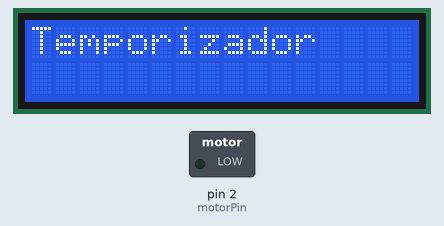
This sketch was run on a simulated Arduino Uno, built with avr-gcc and run on an emulated ATmega328P. On the bench: 16×2 character LCD, switched loads named in the sketch (green lamp = pin HIGH). Dashed ring = blinking.

Above: at 0.1 s.
Timing chart, 0 to 130.0 s (numbered marks = the images above):
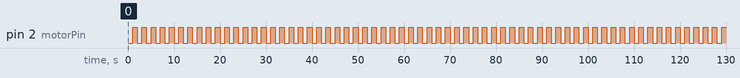

Measured:
- by itself, pin 2 (motorPin): alternates HIGH for 1.0 s and LOW for 1.0 s

The sketch:

Temporizador_PRO_1.0.ino
```cpp
// include the library code:
#include <LiquidCrystal.h>

int tiempoOn;
int tiempoOff;
const int motorPin =  2;      // the number of the LED pin
int motorState = LOW;             // ledState used to set the LED
unsigned long previousMillis = 0;        // will store last time LED was updated
const long interval = 1000;           // interval at which to blink (milliseconds)
int minutos = 0;
int segundos = 0;
const int rs = 8, en = 7, d4 = 6, d5 = 5, d6 = 4, d7 = 0;
LiquidCrystal lcd(rs, en, d4, d5, d6, d7); //pin real: rs = 14, E = 13, D4 = 12, D5 = 11, D6 = 6, D7 = 2

void setup() {
  pinMode(motorPin, OUTPUT);
  digitalWrite(motorPin, motorState);
  lcd.begin(16, 2);
}

void loop() {
  lcd.setCursor(0, 0);
  lcd.print("Temporizador");
  //lcd.print();
  unsigned long currentMillis = millis();
  if(currentMillis - previousMillis >= interval) {
    previousMillis = currentMillis;

    if (motorState == LOW)
      motorState = HIGH;
    else
      motorState = LOW;

    digitalWrite(motorPin, motorState);
    segundos = segundos + 1;
  }

  if(segundos == 60){
    segundos = 0;
    minutos = 1;
  }

}
```
